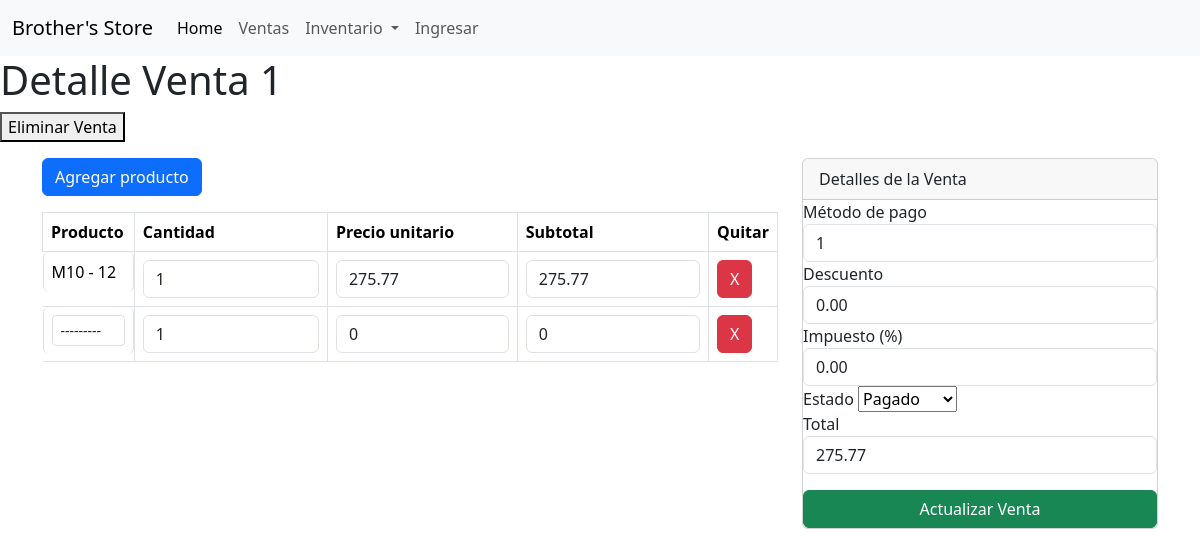
The app's page /ventas/1/ with its own data.
### ventas/models.py (models this page shows, shortened)
class DetalleVenta(models.Model):
    venta_id = models.ForeignKey(Venta, on_delete=models.CASCADE)
    producto = models.ForeignKey(Producto, on_delete=models.CASCADE)
    cantidad = models.IntegerField(null=False)
    precio_unitario = models.DecimalField(max_digits=10, decimal_places=2, null=False)
    descuento_producto = models.DecimalField(max_digits=10, decimal_places=2, default=0)  # Descuento por producto
    subtotal = models.DecimalField(max_digits=10, decimal_places=2, null=False)
    creado_en = models.DateTimeField(auto_now_add=True, null=True, blank=True) #quitar esto en produccion
    eliminado_en = models.DateTimeField(blank=True, null=True)
    actualizado_en = models.DateTimeField(blank=True, null=True)

class Venta(models.Model):
    cliente = models.ForeignKey(User, on_delete=models.CASCADE, null=True, blank=True, related_name='ventas_cliente')
    estado = models.ForeignKey(EstadoVenta, on_delete=models.CASCADE)
    usuario_vendedor = models.ForeignKey(User, on_delete=models.CASCADE, related_name='ventas_vendedor')
    total = models.DecimalField(max_digits=10, decimal_places=2, null=False, default=0)
    metodo_pago = models.ForeignKey(MetodoPago, on_delete=models.CASCADE)
    descuento = models.DecimalField(max_digits=10, decimal_places=2, default=0)  # Descuento aplicado
    impuesto = models.DecimalField(max_digits=10, decimal_places=2, default=0)  # Impuesto sobre el total
    fecha_pago = models.DateTimeField(null=True, blank=True)  # Fecha del pago
    comentarios = models.TextField(null=True, blank=True)  # Notas adicionales sobre la venta
    creado_en = models.DateTimeField(auto_now_add=True)
    eliminado_en = models.DateTimeField(blank=True, null=True)
    actualizado_en = models.DateTimeField(blank=True, null=True)

### inventario/models.py (models this page shows)
class Producto(models.Model):
    nombre = models.CharField(max_length=200)
    descripcion= models.TextField(blank=True, null=True)
    cantidad = models.IntegerField(null=False)
    categoria= models.ForeignKey(Categoria, on_delete=models.CASCADE)
    precio = models.DecimalField(null=False, max_digits=10, decimal_places=2)
    imagen_producto = models.ImageField(upload_to='productos', null=True)
    imagen_url = models.TextField(null=True, blank=True)
    creado_en = models.DateTimeField(auto_now_add=True)
    actualizado_en = models.DateTimeField(null=True, blank=True)
    elimnado_en = models.DateTimeField(null=True, blank=True)
    usuario = models.ForeignKey(User, on_delete=models.CASCADE)
    def __str__(self):
        return self.nombre + ' - ' + str(self.cantidad)

### ventas/views.py (the view, shortened to what this page needs)
# urls.py: path('ventas/<int:venta_id>/', views_ventas.mostrar_detalle_venta, name= 'detalle_venta'),
def mostrar_detalle_venta(request, venta_id):
    if(request.method == 'GET'):
        detalle_obtenido = DetalleVenta.objects.filter(venta_id = venta_id)
        venta_obtenida = get_object_or_404(Venta, pk = venta_id)
        form_venta_obtenida = crear_venta(instance=venta_obtenida)
        return render(request, 'detalle_venta.html',{
        'form_detalle_ventas': detalle_obtenido,
        'form_venta' : form_venta_obtenida,
        'form_detalle_venta' : crear_detalle_venta,
        'venta_id': venta_id
        })

### ventas/forms.py
class crear_venta(forms.ModelForm):
    class Meta:
        model = Venta
        fields= ['cliente', 'estado', 'usuario_vendedor','total', 'metodo_pago','descuento', 'impuesto']

### tareas/context_processors.py (called while the page is built)
def grupos_usuario(request):
    if request.user.is_authenticated:
        try:
            grupo = request.user.groups.all()[0]  # Obtén todos los grupos del usuario
            return {'grupos': grupo}
        except:
            return {'grupo': 'adminitracion'}
    return {'grupo': []}  # Devuelve una lista vacía si no hay usuario logueado

### ventas/models.py (called while the page is built)
    def __str__(self):
        return self.nombre

### ventas/templates/detalle_venta.html (shortened to what this page needs)
{% extends 'base.html' %}
{% load static %}
{% block content %}
<h1>Detalle Venta {{venta_id}}</h1>
<form action="{% url 'eliminar_venta' venta_id %}">
    <button>Eliminar Venta</button>
</form>
<form action="{% url 'detalle_venta' venta_id %}" method="POST">
<div class="container">
    <div class="row align-items-start">
        <div class="col-md-8">
                <button id="btn-agregar" class="btn btn-primary mb-3">
                    Agregar producto
                </button>
                <table class="table table-bordered">
                    <thead>
                        <tr>
                            <th scope="col">Producto</th>
                            <th scope="col">Cantidad</th>
                            <th scope="col">Precio unitario</th>
                            <th scope="col">Subtotal</th>
                            <th scope="col">Quitar</th>
                        </tr>
                    </thead>
                    <tbody id="div_productos">
                        {% for form_detalle_venta in form_detalle_ventas %}
                        <tr id="div1" class="div_producto">
                            <td name="producto" class="form-control producto" onchange="habilitarCampos(this)">
                                    {{form_detalle_venta.producto}}
                            </td>
                            <td><input type="number" name="cantidad" class="form-control cantidad" oninput="calcularSubtotal(this)" value="{{form_detalle_venta.cantidad}}"></td>
                            <td><input type="number" name="precio_unitario" class="form-control precio_unitario" oninput="calcularSubtotal(this)" value="{{form_detalle_venta.precio_unitario}}"></td>
                            <td><input type="number" name="subtotal" class="form-control subtotal" value="{{form_detalle_venta.subtotal}}" readonly></td>
                            <td><button type="button" class="btn btn-danger btn-eliminar">X</button></td>
                        </tr>
                        {% endfor %}
                        <tr id="tr1" class="div_producto" >
                            <td name="producto" class="form-control producto" onchange="habilitarCampos(this)">
                                    {{form_detalle_venta.producto}}
                            </td>
                            <td><input type="number" name="cantidad" class="form-control cantidad" oninput="calcularSubtotal(this)" value="1"></td>
                            <td><input type="number" name="precio_unitario" class="form-control precio_unitario" oninput="calcularSubtotal(this)" value="0"></td>
                            <td><input type="number" name="subtotal" class="form-control subtotal" value="0" readonly></td>
                            <td><button type="button" class="btn btn-danger btn-eliminar">X</button></td>
                        </tr>
                    </tbody>
                </table>
        </div>
        <div class="col-md-4 position-sticky top-0">
            <div class="card" style="width: 100%;">
                <div class="card-header">
                    Detalles de la Venta
                </div>
                <div class="form-group">
                    <label for="metodo_pago">Método de pago</label>
                    <select name="metodo_pago" id="metodo_pago" class="form-control" onchange="cambiarImpuesto()">
                        <option value="{{form_venta.metodo_pago.value}}">{{form_venta.metodo_pago.value}}</option>
                    </select>
                </div>
                <div class="form-group">
                    <label for="descuento">Descuento</label>
                    <input name="descuento" type="number" id="descuento" class="form-control" value="{{form_venta.descuento.value}}" oninput="calcularTotal()">
                </div>
                <div class="form-group">
                    <label for="impuesto">Impuesto (%)</label>
                    <input name="impuesto" type="number" id="impuesto" class="form-control" value="{{form_venta.impuesto.value}}" oninput="calcularTotal()">
                </div>
                <div class="form-group">
                    <label for="estado">Estado</label>
                    {{form_venta.estado}}
                </div>
                <div class="form-group">
                    <label for="total">Total</label>
                    <input name="total" type="number" id="total" class="form-control" value="{{form_venta.total.value}}" readonly>
                </div>
                <button type="submit" class="btn btn-success mt-3">Actualizar Venta</button>
            </div>
        </div>
    </div>
</div>
</form>
{% endblock %}

### records on screen
DetalleVenta: producto "M10 - 12", cantidad "1", precio_unitario "275.77", subtotal "275.77"
Venta: descuento "0.00", impuesto "0.00", estado "Pagado", total "275.77"

### other values on screen
{{ venta_id }} "1"
form field metodo_pago "1"
